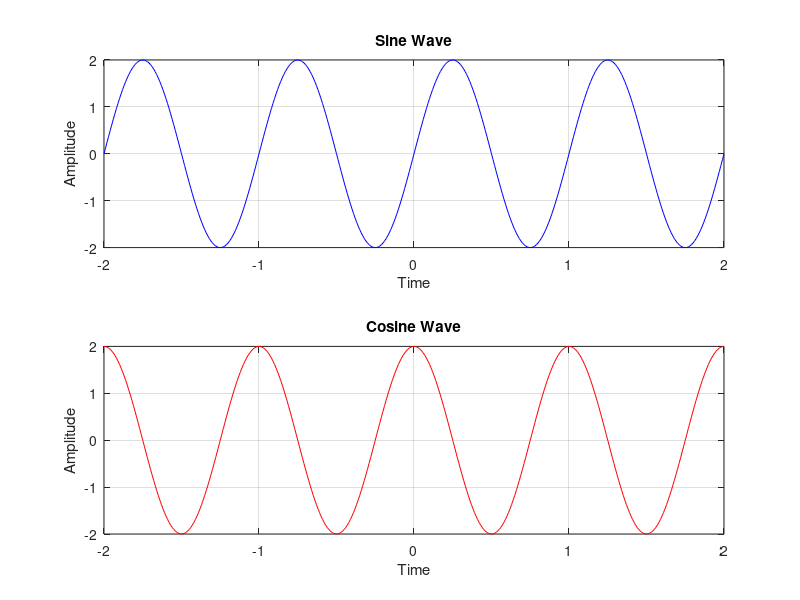
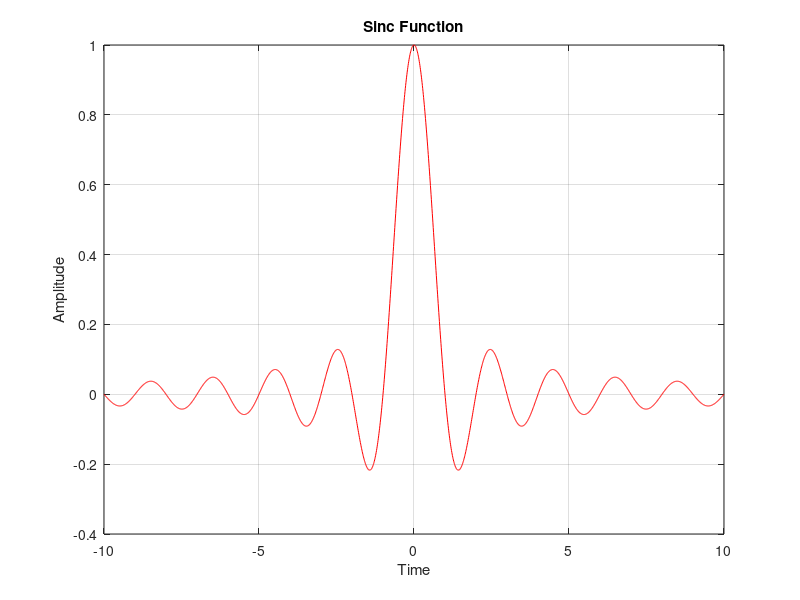
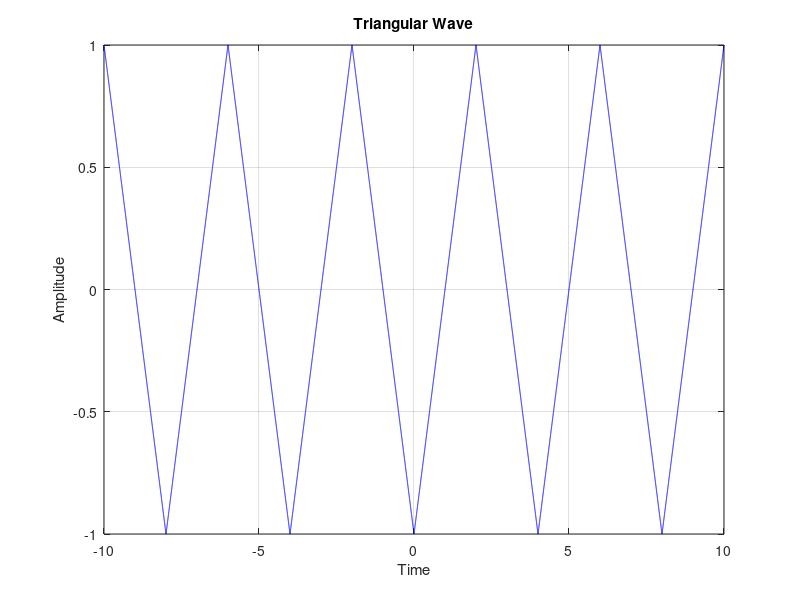
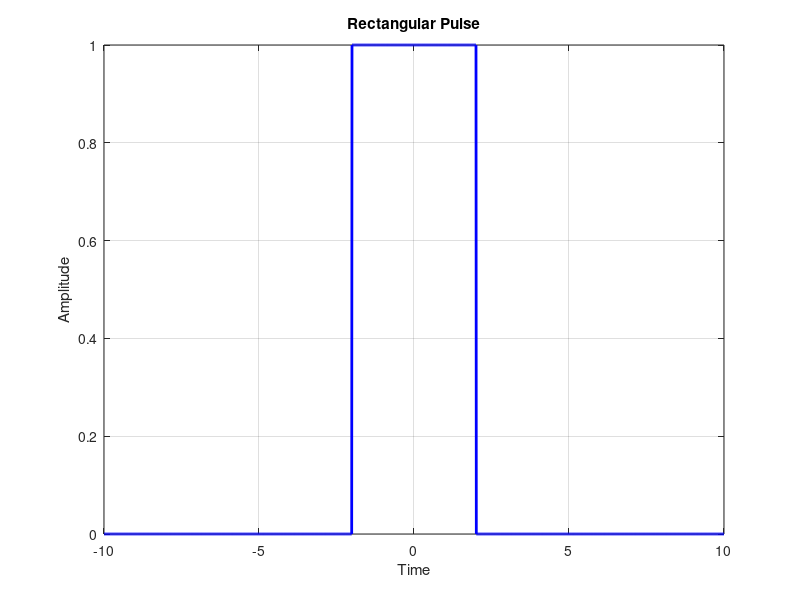

Recreate these plots in MATLAB, in order.
clc; 
clear; 
close all; 
% 1. Sine and Cosine Waves 
t = -2:0.01:2; 
A = 2; 
f = 1; 
x1 = A*sin(2*pi*f*t); 
x2 = A*cos(2*pi*f*t); 
figure(1); 
subplot(2,1,1); 
plot(t, x1, 'b'); 
xlabel('Time'); 
ylabel('Amplitude'); 
title('Sine Wave'); 
grid on; 
subplot(2,1,2); 
plot(t, x2, 'r'); 
xlabel('Time'); 
ylabel('Amplitude'); 
title('Cosine Wave'); 
grid on; 
% 2. Sinc Function 
figure(2); 
t1 = -10:0.01:10; 
x3 = sin(pi*t1)./(pi*t1); 
x3(t1 == 0) = 1; 
plot(t1, x3, 'r'); 
xlabel('Time'); 
ylabel('Amplitude'); 
title('Sinc Function'); 
grid on; 
% 3. Triangular Waveform 
figure(3); 
t2 = -10:0.001:10; 
triangle = 1 - abs(mod(t2,4)-2); 
plot(t2,triangle, 'b'); 
xlabel('Time'); 
ylabel('Amplitude'); 
title('Triangular Wave'); 
grid on; 
% 4. Rectangular Pulse 
figure(4); 
t3 = -10:0.01:10; 
x5 = double(abs(t3) <= 2); 
plot(t3, x5, 'b', 'LineWidth', 2); 
xlabel('Time'); 
ylabel('Amplitude'); 
title('Rectangular Pulse'); 
grid on; 
% 5. Sawtooth Waveform 
figure(5); 
t4 = -10:0.001:10; 
x6 = 2*(mod(t4,4)/4)-1; 
plot(t4, x6, 'r'); 
xlabel('Time'); 
ylabel('Amplitude'); 
title('Sawtooth Wave'); 
grid on; 
% 6. Decaying Exponential 
figure(6); 
t5 = 0:0.001:5; 
a = -1; 
x7 = exp(a*t5); 
plot(t5, x7, 'b'); 
xlabel('Time'); 
ylabel('Amplitude'); 
title('Decaying Exponential'); 
grid on; 
% 7. Increasing Exponential 
figure(7); 
t6 = 0:0.001:5; 
a = 0.5; 
x8 = exp(a*t6); 
plot(t6, x8, 'r'); 
xlabel('Time'); 
ylabel('Amplitude'); 
title('Increasing Exponential'); 
grid on; 
